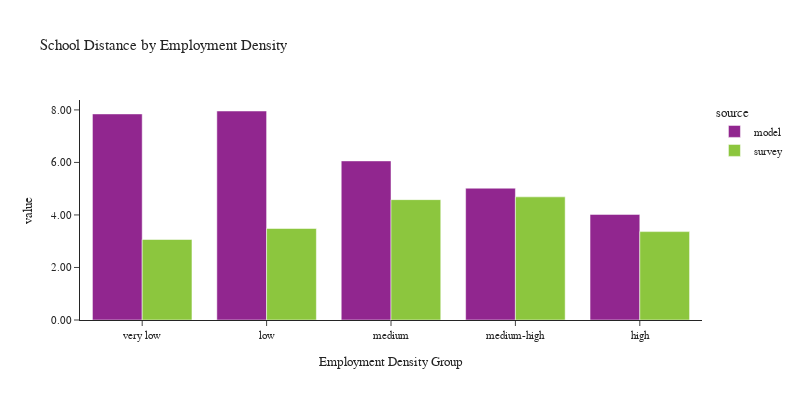

Notebook cell for this chart:
### Code cell
plot_school_location(df_students, 'emp_density_group', 'Employment Density', 'Employment Density Group')

### Figure 1 — Plotly figure (JSON) as saved in the notebook; plotly's stock layout.template omitted (floating-point values rounded to 4 significant figures)
{"data": [{"alignmentgroup": "True", "customdata": [[202132], [87700], [278904], [241392], [162931]], "hovertemplate": "source=model<br>emp_density_group=%{x}<br>value=%{y}<br>sample count=%{customdata[0]}<extra></extra>", "legendgroup": "model", "marker": {"color": "#91268F", "pattern": {"shape": ""}}, "name": "model", "offsetgroup": "model", "orientation": "v", "showlegend": true, "textposition": "auto", "type": "bar", "x": ["very low", "low", "medium", "medium-high", "high"], "xaxis": "x", "y": [7.847, 7.958, 6.058, 5.019, 4.022], "yaxis": "y"}, {"alignmentgroup": "True", "customdata": [[253], [83], [221], [229], [111]], "hovertemplate": "source=survey<br>emp_density_group=%{x}<br>value=%{y}<br>sample count=%{customdata[0]}<extra></extra>", "legendgroup": "survey", "marker": {"color": "#8CC63E", "pattern": {"shape": ""}}, "name": "survey", "offsetgroup": "survey", "orientation": "v", "showlegend": true, "textposition": "auto", "type": "bar", "x": ["very low", "low", "medium", "medium-high", "high"], "xaxis": "x", "y": [3.065, 3.484, 4.583, 4.689, 3.366], "yaxis": "y"}], "layout": {"barmode": "group", "font": {"size": 11}, "height": 400, "legend": {"title": {"text": "source"}, "tracegroupgap": 0}, "title": {"text": "School Distance by Employment Density"}, "width": 800, "xaxis": {"anchor": "y", "domain": [0.0, 1.0], "title": {"text": "Employment Density Group"}}, "yaxis": {"anchor": "x", "domain": [0.0, 1.0], "tickformat": ".2f", "title": {"text": "value"}}}}
